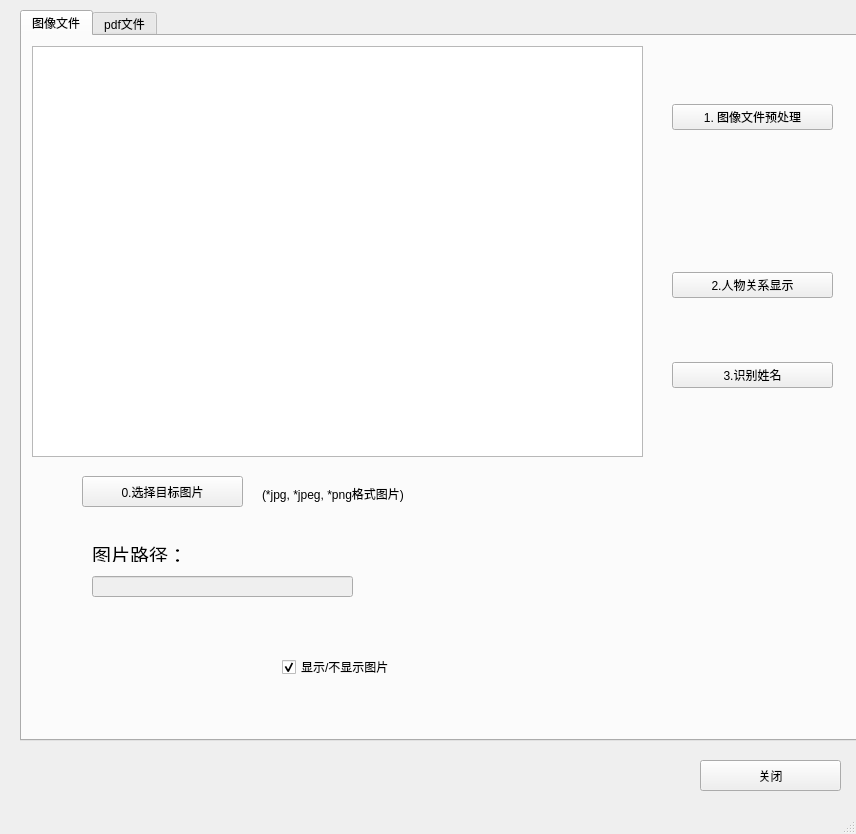
<?xml version="1.0" encoding="UTF-8"?>
<ui version="4.0">
 <class>MainWindow</class>
 <widget class="QMainWindow" name="MainWindow">
  <property name="geometry">
   <rect>
    <x>0</x>
    <y>0</y>
    <width>856</width>
    <height>834</height>
   </rect>
  </property>
  <property name="windowTitle">
   <string>族谱识别系统0.0.1</string>
  </property>
  <widget class="QWidget" name="centralwidget">
   <widget class="QTabWidget" name="tabWidget">
    <property name="geometry">
     <rect>
      <x>20</x>
      <y>10</y>
      <width>841</width>
      <height>731</height>
     </rect>
    </property>
    <property name="currentIndex">
     <number>0</number>
    </property>
    <widget class="QWidget" name="img_tab">
     <attribute name="title">
      <string>图像文件</string>
     </attribute>
     <widget class="QTableWidget" name="table">
      <property name="geometry">
       <rect>
        <x>10</x>
        <y>10</y>
        <width>611</width>
        <height>411</height>
       </rect>
      </property>
     </widget>
     <widget class="QLabel" name="dir_hint">
      <property name="geometry">
       <rect>
        <x>70</x>
        <y>510</y>
        <width>161</width>
        <height>16</height>
       </rect>
      </property>
      <property name="font">
       <font>
        <pointsize>14</pointsize>
       </font>
      </property>
      <property name="text">
       <string>图片路径：</string>
      </property>
     </widget>
     <widget class="QLabel" name="format_lab">
      <property name="geometry">
       <rect>
        <x>240</x>
        <y>450</y>
        <width>171</width>
        <height>16</height>
       </rect>
      </property>
      <property name="text">
       <string>(*jpg, *jpeg, *png格式图片)</string>
      </property>
     </widget>
     <widget class="QCheckBox" name="if_show_chekbox">
      <property name="enabled">
       <bool>true</bool>
      </property>
      <property name="geometry">
       <rect>
        <x>260</x>
        <y>620</y>
        <width>120</width>
        <height>22</height>
       </rect>
      </property>
      <property name="text">
       <string>显示/不显示图片</string>
      </property>
      <property name="checked">
       <bool>true</bool>
      </property>
     </widget>
     <widget class="QLineEdit" name="img_linetext">
      <property name="enabled">
       <bool>false</bool>
      </property>
      <property name="geometry">
       <rect>
        <x>70</x>
        <y>540</y>
        <width>261</width>
        <height>21</height>
       </rect>
      </property>
      <property name="readOnly">
       <bool>true</bool>
      </property>
     </widget>
     <widget class="QPushButton" name="img_but">
      <property name="geometry">
       <rect>
        <x>60</x>
        <y>440</y>
        <width>161</width>
        <height>31</height>
       </rect>
      </property>
      <property name="sizePolicy">
       <sizepolicy hsizetype="Minimum" vsizetype="Fixed">
        <horstretch>0</horstretch>
        <verstretch>0</verstretch>
       </sizepolicy>
      </property>
      <property name="layoutDirection">
       <enum>Qt::LeftToRight</enum>
      </property>
      <property name="text">
       <string>0.选择目标图片</string>
      </property>
     </widget>
     <widget class="QLabel" name="img_lab">
      <property name="geometry">
       <rect>
        <x>430</x>
        <y>430</y>
        <width>211</width>
        <height>261</height>
       </rect>
      </property>
      <property name="sizePolicy">
       <sizepolicy hsizetype="Preferred" vsizetype="Preferred">
        <horstretch>0</horstretch>
        <verstretch>0</verstretch>
       </sizepolicy>
      </property>
      <property name="text">
       <string/>
      </property>
     </widget>
     <widget class="QWidget" name="layoutWidget">
      <property name="geometry">
       <rect>
        <x>650</x>
        <y>10</y>
        <width>161</width>
        <height>401</height>
       </rect>
      </property>
      <layout class="QVBoxLayout" name="verticalLayout">
       <item>
        <widget class="QPushButton" name="act_but">
         <property name="text">
          <string>1. 图像文件预处理</string>
         </property>
        </widget>
       </item>
       <item>
        <widget class="QLabel" name="hint_lab">
         <property name="enabled">
          <bool>true</bool>
         </property>
         <property name="sizePolicy">
          <sizepolicy hsizetype="Minimum" vsizetype="Fixed">
           <horstretch>0</horstretch>
           <verstretch>0</verstretch>
          </sizepolicy>
         </property>
         <property name="text">
          <string/>
         </property>
        </widget>
       </item>
       <item>
        <widget class="QPushButton" name="form_but">
         <property name="enabled">
          <bool>true</bool>
         </property>
         <property name="text">
          <string>2.人物关系显示</string>
         </property>
        </widget>
       </item>
       <item>
        <widget class="QPushButton" name="name_char_but">
         <property name="text">
          <string>3.识别姓名</string>
         </property>
        </widget>
       </item>
      </layout>
     </widget>
    </widget>
    <widget class="QWidget" name="pdf_tab">
     <attribute name="title">
      <string>pdf文件</string>
     </attribute>
     <widget class="QLabel" name="PdfDir_hint">
      <property name="geometry">
       <rect>
        <x>70</x>
        <y>510</y>
        <width>161</width>
        <height>16</height>
       </rect>
      </property>
      <property name="font">
       <font>
        <pointsize>14</pointsize>
       </font>
      </property>
      <property name="text">
       <string>文件路径：</string>
      </property>
     </widget>
     <widget class="QLabel" name="PdfFomat_lab">
      <property name="geometry">
       <rect>
        <x>240</x>
        <y>450</y>
        <width>171</width>
        <height>16</height>
       </rect>
      </property>
      <property name="text">
       <string>(*pdf文件)</string>
      </property>
     </widget>
     <widget class="QTableWidget" name="pdf_table">
      <property name="geometry">
       <rect>
        <x>10</x>
        <y>10</y>
        <width>611</width>
        <height>411</height>
       </rect>
      </property>
     </widget>
     <widget class="QLineEdit" name="pdf_linetext">
      <property name="enabled">
       <bool>false</bool>
      </property>
      <property name="geometry">
       <rect>
        <x>70</x>
        <y>540</y>
        <width>261</width>
        <height>21</height>
       </rect>
      </property>
      <property name="readOnly">
       <bool>true</bool>
      </property>
     </widget>
     <widget class="QWidget" name="layoutWidget_4">
      <property name="geometry">
       <rect>
        <x>640</x>
        <y>10</y>
        <width>171</width>
        <height>401</height>
       </rect>
      </property>
      <layout class="QVBoxLayout" name="verticalLayout_2">
       <item>
        <widget class="QPushButton" name="PdfAct_but">
         <property name="text">
          <string>1.文件预处理</string>
         </property>
        </widget>
       </item>
       <item>
        <widget class="QLabel" name="PdfHint_lab">
         <property name="enabled">
          <bool>true</bool>
         </property>
         <property name="sizePolicy">
          <sizepolicy hsizetype="Minimum" vsizetype="Fixed">
           <horstretch>0</horstretch>
           <verstretch>0</verstretch>
          </sizepolicy>
         </property>
         <property name="text">
          <string/>
         </property>
        </widget>
       </item>
       <item>
        <widget class="QPushButton" name="PdfForm_but">
         <property name="enabled">
          <bool>true</bool>
         </property>
         <property name="text">
          <string>2.人物关系显示</string>
         </property>
        </widget>
       </item>
       <item>
        <widget class="QPushButton" name="Pdfname_char_but">
         <property name="text">
          <string>3.识别姓名（待上线）</string>
         </property>
        </widget>
       </item>
      </layout>
     </widget>
     <widget class="QPushButton" name="pdf_but">
      <property name="geometry">
       <rect>
        <x>60</x>
        <y>440</y>
        <width>161</width>
        <height>31</height>
       </rect>
      </property>
      <property name="sizePolicy">
       <sizepolicy hsizetype="Minimum" vsizetype="Fixed">
        <horstretch>0</horstretch>
        <verstretch>0</verstretch>
       </sizepolicy>
      </property>
      <property name="layoutDirection">
       <enum>Qt::LeftToRight</enum>
      </property>
      <property name="text">
       <string>0.选择pdf文件</string>
      </property>
     </widget>
     <widget class="QSpinBox" name="start_spbox">
      <property name="geometry">
       <rect>
        <x>90</x>
        <y>580</y>
        <width>71</width>
        <height>31</height>
       </rect>
      </property>
      <property name="value">
       <number>1</number>
      </property>
     </widget>
     <widget class="QSpinBox" name="end_spbox">
      <property name="geometry">
       <rect>
        <x>240</x>
        <y>580</y>
        <width>71</width>
        <height>31</height>
       </rect>
      </property>
     </widget>
     <widget class="QLabel" name="label">
      <property name="geometry">
       <rect>
        <x>50</x>
        <y>570</y>
        <width>71</width>
        <height>51</height>
       </rect>
      </property>
      <property name="font">
       <font>
        <family>Heiti SC</family>
        <pointsize>18</pointsize>
       </font>
      </property>
      <property name="text">
       <string>第</string>
      </property>
     </widget>
     <widget class="QLabel" name="label_2">
      <property name="geometry">
       <rect>
        <x>170</x>
        <y>570</y>
        <width>91</width>
        <height>51</height>
       </rect>
      </property>
      <property name="font">
       <font>
        <pointsize>18</pointsize>
       </font>
      </property>
      <property name="text">
       <string>页 ～ 第</string>
      </property>
     </widget>
     <widget class="QLabel" name="label_3">
      <property name="geometry">
       <rect>
        <x>320</x>
        <y>570</y>
        <width>71</width>
        <height>51</height>
       </rect>
      </property>
      <property name="font">
       <font>
        <family>Heiti SC</family>
        <pointsize>18</pointsize>
       </font>
      </property>
      <property name="text">
       <string>页</string>
      </property>
     </widget>
     <widget class="QLabel" name="label_4">
      <property name="geometry">
       <rect>
        <x>220</x>
        <y>620</y>
        <width>191</width>
        <height>31</height>
       </rect>
      </property>
      <property name="font">
       <font>
        <pointsize>15</pointsize>
       </font>
      </property>
      <property name="text">
       <string>*（默认为文件前3页）</string>
      </property>
     </widget>
    </widget>
   </widget>
   <widget class="QPushButton" name="close_but">
    <property name="geometry">
     <rect>
      <x>700</x>
      <y>760</y>
      <width>141</width>
      <height>31</height>
     </rect>
    </property>
    <property name="text">
     <string>关闭</string>
    </property>
   </widget>
  </widget>
  <widget class="QStatusBar" name="statusbar"/>
 </widget>
 <resources/>
 <connections>
  <connection>
   <sender>close_but</sender>
   <signal>clicked()</signal>
   <receiver>MainWindow</receiver>
   <slot>close()</slot>
   <hints>
    <hint type="sourcelabel">
     <x>700</x>
     <y>695</y>
    </hint>
    <hint type="destinationlabel">
     <x>400</x>
     <y>372</y>
    </hint>
   </hints>
  </connection>
  <connection>
   <sender>if_show_chekbox</sender>
   <signal>toggled(bool)</signal>
   <receiver>img_lab</receiver>
   <slot>setVisible(bool)</slot>
   <hints>
    <hint type="sourcelabel">
     <x>407</x>
     <y>289</y>
    </hint>
    <hint type="destinationlabel">
     <x>297</x>
     <y>256</y>
    </hint>
   </hints>
  </connection>
 </connections>
</ui>
